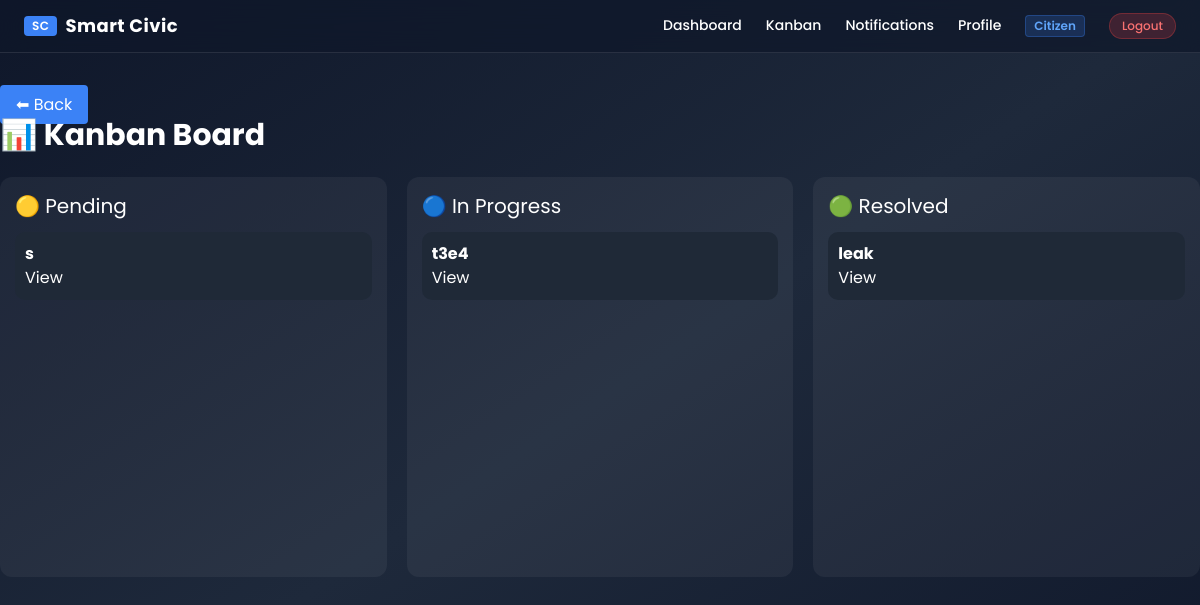
Page /complaints/kanban/ (signed in) on the earlier database version.
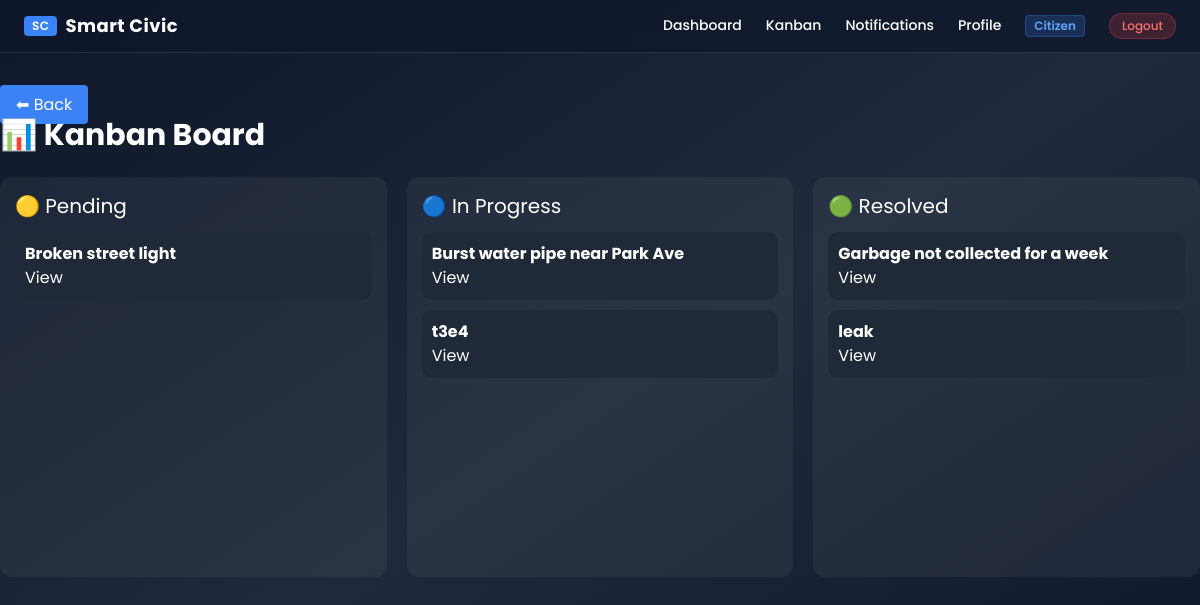
Same page on the later database version.
### complaints/models.py (models this page shows, shortened)
class Complaint(models.Model):
    STATUS_CHOICES = [
        ('pending', 'Pending'),
        ('inprogress', 'In Progress'),
        ('resolved', 'Resolved'),
    ]
    user = models.ForeignKey(User, on_delete=models.CASCADE, related_name='complaints')
    title = models.CharField(max_length=200)
    desc = models.TextField()
    location = models.CharField(max_length=200)
    latitude = models.FloatField(null=True, blank=True)
    longitude = models.FloatField(null=True, blank=True)
    status = models.CharField(max_length=20, choices=STATUS_CHOICES, default='pending')
    category = models.CharField(max_length=100, default='general')
    created_at = models.DateTimeField(auto_now_add=True)
    image = models.ImageField(upload_to='complaints/', null=True, blank=True)
    class Meta:
        indexes = [
            models.Index(fields=['user', 'status']),
            models.Index(fields=['status']),
            models.Index(fields=['-created_at']),
        ]
        ordering = ['-created_at']   # newest first everywhere

### complaints/views.py (the view)
# urls.py: path('kanban/', kanban, name='kanban'),
@login_required
def kanban(request):
    all_complaints = list(Complaint.objects.select_related('user').all())
    return render(request, 'kanban.html', {
        'pending':  [c for c in all_complaints if c.status == 'pending'],
        'progress': [c for c in all_complaints if c.status == 'inprogress'],
        'resolved': [c for c in all_complaints if c.status == 'resolved'],
    })

### templates/kanban.html (shortened to what this page needs)
{% extends 'base.html' %}
{% block content %}
<div class="max-w-7xl mx-auto mt-10">
    <a href="/complaints/dashboard/" class="bg-blue-500 px-4 py-2 rounded text-white">⬅ Back</a>
    <h2 class="text-3xl font-bold mb-6">📊 Kanban Board</h2>
    <div class="kanban-board">
        <div class="kanban-column">
            <h3 class="text-xl mb-3">🟡 Pending</h3>
            {% for c in pending %}
                <div class="card">
                    <b>{{ c.title }}</b><br>
                    <a href="/complaints/detail/{{ c.id }}/">View</a>
                </div>
            {% empty %}
                <p>No pending</p>
            {% endfor %}
        </div>
        <div class="kanban-column">
            <h3 class="text-xl mb-3">🔵 In Progress</h3>
            {% for c in progress %}
                <div class="card">
                    <b>{{ c.title }}</b><br>
                    <a href="/complaints/detail/{{ c.id }}/">View</a>
                </div>
            {% empty %}
                <p>No progress</p>
            {% endfor %}
        </div>
        <div class="kanban-column">
            <h3 class="text-xl mb-3">🟢 Resolved</h3>
            {% for c in resolved %}
                <div class="card">
                    <b>{{ c.title }}</b><br>
                    <a href="/complaints/detail/{{ c.id }}/">View</a>
                </div>
            {% empty %}
                <p>No resolved</p>
            {% endfor %}
        </div>
    </div>
</div>
{% endblock %}

Differences in the rows shown:
removed Complaint: title "s", shown under "🟡 Pending"
added Complaint: title "Broken street light", shown under "🟡 Pending"
added Complaint: title "Burst water pipe near Park Ave", shown under "🔵 In Progress"
added Complaint: title "Garbage not collected for a week", shown under "🟢 Resolved"
